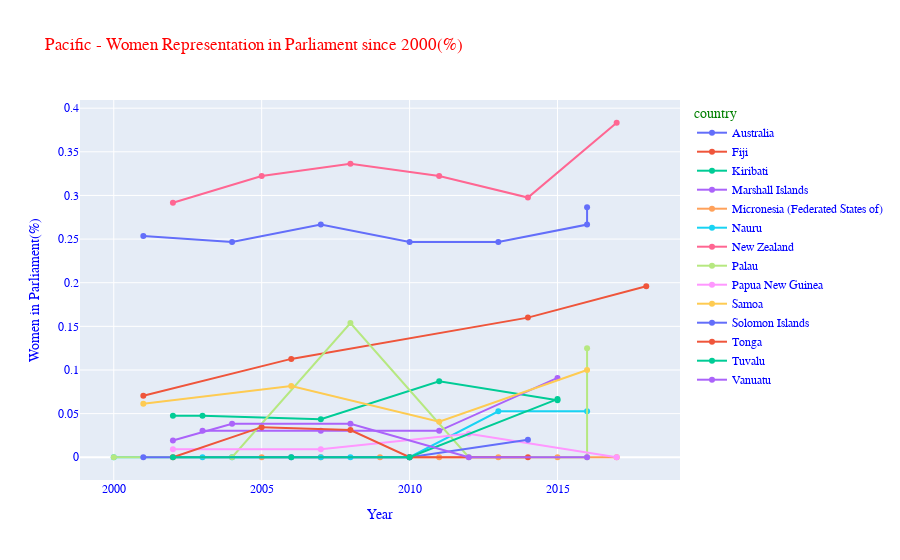

The notebook cell this image was saved under:
### Code cell
# select region for Europe
df_pac = df.query("(chamber_type != 'upper') and (year >= 2000) and (region == 'PAC')")
# plot percentage throught the years by country
plot_perc_years(df_pac, 'Pacific - Women Representation in Parliament since 2000(%)')

### Figure 1 — Plotly figure (JSON) as saved in the notebook; plotly's stock layout.template omitted (floating-point values rounded to 4 significant figures)
{"data": [{"hovertemplate": "country=Australia<br>Year=%{x}<br>Women in Parliament(%)=%{y}<extra></extra>", "legendgroup": "Australia", "line": {"color": "#636efa", "dash": "solid"}, "marker": {"symbol": "circle"}, "mode": "lines+markers", "name": "Australia", "orientation": "v", "showlegend": true, "type": "scatter", "x": [2001, 2004, 2007, 2010, 2013, 2016, 2016], "xaxis": "x", "y": [0.2534, 0.2467, 0.2666, 0.2467, 0.2467, 0.2666, 0.2866], "yaxis": "y"}, {"hovertemplate": "country=Fiji<br>Year=%{x}<br>Women in Parliament(%)=%{y}<extra></extra>", "legendgroup": "Fiji", "line": {"color": "#EF553B", "dash": "solid"}, "marker": {"symbol": "circle"}, "mode": "lines+markers", "name": "Fiji", "orientation": "v", "showlegend": true, "type": "scatter", "x": [2001, 2006, 2014, 2018], "xaxis": "x", "y": [0.07043, 0.1127, 0.16, 0.196], "yaxis": "y"}, {"hovertemplate": "country=Kiribati<br>Year=%{x}<br>Women in Parliament(%)=%{y}<extra></extra>", "legendgroup": "Kiribati", "line": {"color": "#00cc96", "dash": "solid"}, "marker": {"symbol": "circle"}, "mode": "lines+markers", "name": "Kiribati", "orientation": "v", "showlegend": true, "type": "scatter", "x": [2002, 2003, 2007, 2011, 2015], "xaxis": "x", "y": [0.0476, 0.0476, 0.0435, 0.087, 0.06525], "yaxis": "y"}, {"hovertemplate": "country=Marshall Islands<br>Year=%{x}<br>Women in Parliament(%)=%{y}<extra></extra>", "legendgroup": "Marshall Islands", "line": {"color": "#ab63fa", "dash": "solid"}, "marker": {"symbol": "circle"}, "mode": "lines+markers", "name": "Marshall Islands", "orientation": "v", "showlegend": true, "type": "scatter", "x": [2003, 2007, 2011, 2015], "xaxis": "x", "y": [0.0303, 0.0303, 0.0303, 0.0909], "yaxis": "y"}, {"hovertemplate": "country=Micronesia (Federated States of)<br>Year=%{x}<br>Women in Parliament(%)=%{y}<extra></extra>", "legendgroup": "Micronesia (Federated States of)", "line": {"color": "#FFA15A", "dash": "solid"}, "marker": {"symbol": "circle"}, "mode": "lines+markers", "name": "Micronesia (Federated States of)", "orientation": "v", "showlegend": true, "type": "scatter", "x": [2005, 2007, 2009, 2011, 2013, 2015, 2017], "xaxis": "x", "y": [0, 0, 0, 0, 0, 0, 0], "yaxis": "y"}, {"hovertemplate": "country=Nauru<br>Year=%{x}<br>Women in Parliament(%)=%{y}<extra></extra>", "legendgroup": "Nauru", "line": {"color": "#19d3f3", "dash": "solid"}, "marker": {"symbol": "circle"}, "mode": "lines+markers", "name": "Nauru", "orientation": "v", "showlegend": true, "type": "scatter", "x": [2000, 2003, 2004, 2007, 2008, 2010, 2010, 2013, 2016], "xaxis": "x", "y": [0, 0, 0, 0, 0, 0, 0, 0.05264, 0.05264], "yaxis": "y"}, {"hovertemplate": "country=New Zealand<br>Year=%{x}<br>Women in Parliament(%)=%{y}<extra></extra>", "legendgroup": "New Zealand", "line": {"color": "#FF6692", "dash": "solid"}, "marker": {"symbol": "circle"}, "mode": "lines+markers", "name": "New Zealand", "orientation": "v", "showlegend": true, "type": "scatter", "x": [2002, 2005, 2008, 2011, 2014, 2017], "xaxis": "x", "y": [0.2917, 0.3223, 0.3362, 0.3223, 0.2976, 0.3833], "yaxis": "y"}, {"hovertemplate": "country=Palau<br>Year=%{x}<br>Women in Parliament(%)=%{y}<extra></extra>", "legendgroup": "Palau", "line": {"color": "#B6E880", "dash": "solid"}, "marker": {"symbol": "circle"}, "mode": "lines+markers", "name": "Palau", "orientation": "v", "showlegend": true, "type": "scatter", "x": [2000, 2004, 2008, 2012, 2016, 2016], "xaxis": "x", "y": [0, 0, 0.1538, 0, 0, 0.125], "yaxis": "y"}, {"hovertemplate": "country=Papua New Guinea<br>Year=%{x}<br>Women in Parliament(%)=%{y}<extra></extra>", "legendgroup": "Papua New Guinea", "line": {"color": "#FF97FF", "dash": "solid"}, "marker": {"symbol": "circle"}, "mode": "lines+markers", "name": "Papua New Guinea", "orientation": "v", "showlegend": true, "type": "scatter", "x": [2002, 2007, 2012, 2017], "xaxis": "x", "y": [0.00917, 0.00917, 0.02702, 0], "yaxis": "y"}, {"hovertemplate": "country=Samoa<br>Year=%{x}<br>Women in Parliament(%)=%{y}<extra></extra>", "legendgroup": "Samoa", "line": {"color": "#FECB52", "dash": "solid"}, "marker": {"symbol": "circle"}, "mode": "lines+markers", "name": "Samoa", "orientation": "v", "showlegend": true, "type": "scatter", "x": [2001, 2006, 2011, 2016], "xaxis": "x", "y": [0.06122, 0.0816, 0.0408, 0.1], "yaxis": "y"}, {"hovertemplate": "country=Solomon Islands<br>Year=%{x}<br>Women in Parliament(%)=%{y}<extra></extra>", "legendgroup": "Solomon Islands", "line": {"color": "#636efa", "dash": "solid"}, "marker": {"symbol": "circle"}, "mode": "lines+markers", "name": "Solomon Islands", "orientation": "v", "showlegend": true, "type": "scatter", "x": [2001, 2006, 2010, 2014], "xaxis": "x", "y": [0, 0, 0, 0.02], "yaxis": "y"}, {"hovertemplate": "country=Tonga<br>Year=%{x}<br>Women in Parliament(%)=%{y}<extra></extra>", "legendgroup": "Tonga", "line": {"color": "#EF553B", "dash": "solid"}, "marker": {"symbol": "circle"}, "mode": "lines+markers", "name": "Tonga", "orientation": "v", "showlegend": true, "type": "scatter", "x": [2002, 2005, 2008, 2010, 2014], "xaxis": "x", "y": [0, 0.0345, 0.03125, 0, 0], "yaxis": "y"}, {"hovertemplate": "country=Tuvalu<br>Year=%{x}<br>Women in Parliament(%)=%{y}<extra></extra>", "legendgroup": "Tuvalu", "line": {"color": "#00cc96", "dash": "solid"}, "marker": {"symbol": "circle"}, "mode": "lines+markers", "name": "Tuvalu", "orientation": "v", "showlegend": true, "type": "scatter", "x": [2002, 2006, 2010, 2015], "xaxis": "x", "y": [0, 0, 0, 0.06665], "yaxis": "y"}, {"hovertemplate": "country=Vanuatu<br>Year=%{x}<br>Women in Parliament(%)=%{y}<extra></extra>", "legendgroup": "Vanuatu", "line": {"color": "#ab63fa", "dash": "solid"}, "marker": {"symbol": "circle"}, "mode": "lines+markers", "name": "Vanuatu", "orientation": "v", "showlegend": true, "type": "scatter", "x": [2002, 2004, 2008, 2012, 2016], "xaxis": "x", "y": [0.01923, 0.03845, 0.03845, 0, 0], "yaxis": "y"}], "layout": {"font": {"color": "blue", "family": "Courier New"}, "legend": {"title": {"font": {"color": "green"}, "text": "country"}, "tracegroupgap": 0}, "title": {"font": {"color": "red", "family": "Courier New"}, "text": "Pacific - Women Representation in Parliament since 2000(%)"}, "xaxis": {"anchor": "y", "domain": [0, 1], "title": {"text": "Year"}}, "yaxis": {"anchor": "x", "domain": [0, 1], "title": {"text": "Women in Parliament(%)"}}}}
